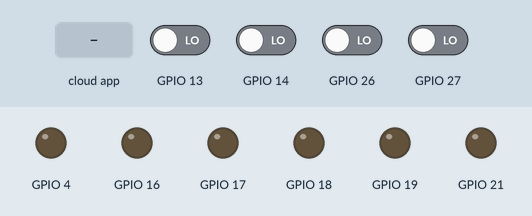
This program was run on a simulated ESP32. Parts: output pins drawn as LEDs (lit = HIGH). Inputs (shaded band) come from the test bench; at power-on: GPIO 13, GPIO 14, GPIO 26, GPIO 27 LOW. The ROS host is connected and sends only what is stated.

Above: at 1.2 s.
1.3 s: the phone or cloud app sets angular.z to -100
At 4.1 s:
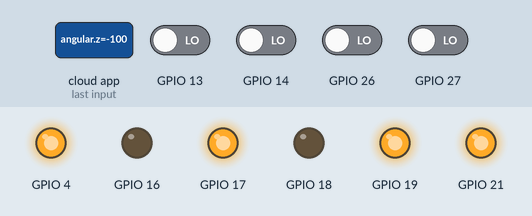
4.3 s: the phone or cloud app sets linear.x to -100
At 5.7 s:
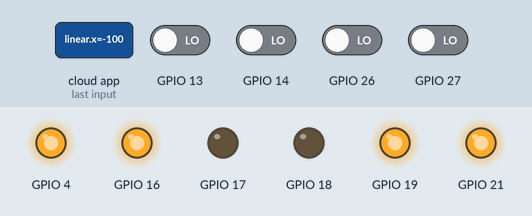
6.0 s: the phone or cloud app sets linear.x to 0
At 6.31 s:
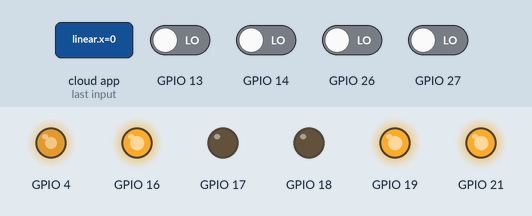
9.0 s: the phone or cloud app sets angular.z to 100
At 9.24 s:
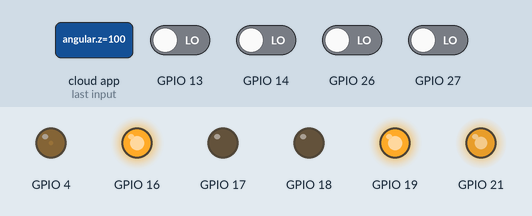
12.0 s: the phone or cloud app sets linear.x to 100
At 13.2 s:
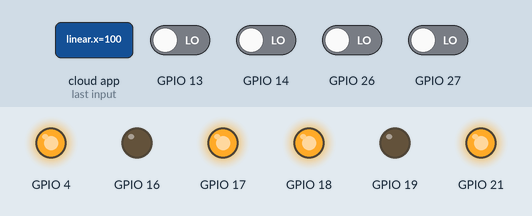
13.6 s: the phone or cloud app sets linear.x to 0
At 19.0 s:
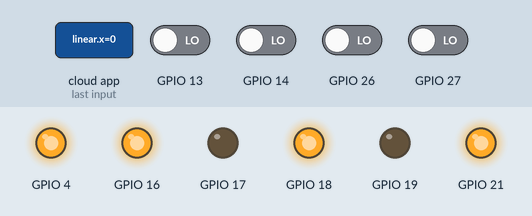
Timing chart, 0 to 19.2 s (numbered marks = the images above; inputs shaded):
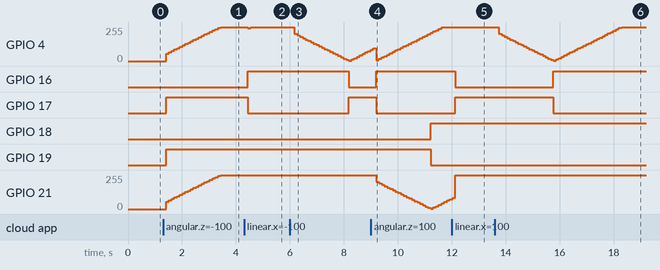

Measured:
- after the input at 1.3 s, GPIO 4, GPIO 21: moves from 0/255 to 255/255 over 2.0 s, starting after 0.12 s; GPIO 17, GPIO 19: LOW → HIGH after 0.12 s
- after the input at 4.3 s, GPIO 4: 255/255 → 244/255 after 0.15 s, → 255/255 0.10 s later; GPIO 16: LOW → HIGH after 0.15 s; GPIO 17: HIGH → LOW after 0.15 s
- after the input at 6.0 s, GPIO 4: 255/255 → 203/255 after 0.17 s, → 192/255 0.10 s later, → 182/255 0.10 s later, → 172/255 0.10 s later, … (29 changes in this stretch); GPIO 16: HIGH → LOW after 2.2 s; GPIO 17: LOW → HIGH after 2.2 s
- after the input at 9.0 s, GPIO 16: LOW → HIGH after 0.20 s; GPIO 17: HIGH → LOW after 0.20 s; GPIO 18: LOW → HIGH after 2.2 s; GPIO 19: HIGH → LOW after 2.2 s; GPIO 21: 255/255 → 203/255 after 0.20 s, → 192/255 0.10 s later, → 182/255 0.10 s later, → 172/255 0.10 s later, … (28 changes in this stretch)
- after the input at 12.0 s, GPIO 16: HIGH → LOW after 0.13 s; GPIO 17: LOW → HIGH after 0.13 s
- after the input at 13.6 s, GPIO 4: 255/255 → 203/255 after 0.15 s, → 192/255 0.10 s later, → 182/255 0.10 s later, → 172/255 0.10 s later, … (46 changes in this stretch); GPIO 16: LOW → HIGH after 2.2 s; GPIO 17: HIGH → LOW after 2.2 s

The program:

main.cpp
```cpp
#include <Arduino.h>
#include "commen.h"
#include "motor.h"
#include "encoder.h"
#include "kinematics.h"
#include "pid.h"

#include <ros.h>
#include <ros/time.h>
#include <tf/transform_broadcaster.h>
#include <geometry_msgs/Twist.h>
#include <std_msgs/Int64MultiArray.h>
#include <std_msgs/Float32MultiArray.h>


void cmd_vel_cb(const geometry_msgs::Twist& cmd_vel);
void pub_wheelticks();
void pub_wheelomegas();


ros::NodeHandle nh;

std_msgs::Int64MultiArray counters;  // 发布 编码器计数值
std_msgs::Float32MultiArray omegas;   // 发布两个车轮的角速度


// ! Subscriber
ros::Subscriber<geometry_msgs::Twist> sub("cmd_vel", &cmd_vel_cb);

// ! Publisher
ros::Publisher pub_encoders("wheel_ticks", &counters);
ros::Publisher pub_omegas("wheel_omegas", &omegas);


// ! TF
//geometry_msgs::TransformStamped TF_odo2base;  // TF话题消息
//tf::TransformBroadcaster broadcaster;         // TF广播器
//char base_link[] = "/base_link";
//char odom[] = "/odom";

unsigned long time_last = 0;  // 记录时间，单位ms
unsigned long time_cur = 0;

Motor motor_A(MA_ENB,MA_IN1,MA_IN2,MA_DIR,MA_PWM_CHANNEL, RESOLUTION, FREQ);
Motor motor_B(MB_ENB,MB_IN1,MB_IN2,MB_DIR,MB_PWM_CHANNEL, RESOLUTION, FREQ);

Encoder encoder_A(MA_ENC_A, MA_ENC_B, MA_ENC_DIR, ENC_RES);
Encoder encoder_B(MB_ENC_A, MB_ENC_B, MB_ENC_DIR, ENC_RES);

Kinematics kinematics(WIDTH, RADIUS);

PIDController mA_PID(KP,KI,KD,RAMP,PID_LIMIT);
PIDController mB_PID(KP,KI,KD,RAMP,PID_LIMIT);

float target_omega_A = 10.0;
float target_omega_B = 10.0;

float Duty_ratio_A = 0.0;
float Duty_ratio_B = 0.0;

void setup()
{
  // 主频拉满240Mhz
  //setCpuFrequencyMhz(240);

  //setBaud();

  nh.initNode();
  nh.advertise(pub_encoders);
  nh.advertise(pub_omegas);

  nh.subscribe(sub);

  // TF 广播器初始化
  //broadcaster.init(nh);

  //Serial.begin(115200);
  //Serial.println(ets_get_cpu_frequency());

  // 电机初始化
  motor_A.init();
  motor_A.stop();
  motor_B.init();
  motor_B.stop();

  // 编码器初始化
  encoder_A.init();
  encoder_B.init();

}

void loop()
{

  // * 更新轮子实际角速度
  encoder_A.update();
  encoder_B.update();

  // * 运动学正解 omega A B --> 线速度 角速度
  kinematics.forward(encoder_A.get_omega(),encoder_B.get_omega());

  // * PID 两个轮的omega(期望 - 实际) ---->  两个电机的占空比
  // Duty_ratio_A = mA_PID(target_omega_A - encoder_A.get_omega());
  // Duty_ratio_B = mB_PID(target_omega_B - encoder_B.get_omega());

  Duty_ratio_A = mA_PID(kinematics.target_omega_A - encoder_A.get_omega());
  Duty_ratio_B = mB_PID(kinematics.target_omega_B - encoder_B.get_omega());

  // * 输出到电机
  //motor_A.stop();
  motor_A.run(Duty_ratio_A);
  //motor_B.stop();
  motor_B.run(Duty_ratio_B);

  // Serial.print("omegaA: ");
  // Serial.println(encoder_A.get_omega());

  pub_wheelticks();
  pub_wheelomegas();

  nh.spinOnce();
  delay(100);
}

// ! ros cmd_vel 回调函数
void cmd_vel_cb(const geometry_msgs::Twist& cmd_vel)
{
  // * 运动学逆解
  kinematics.inverse(cmd_vel.linear.x,cmd_vel.angular.z);
}

void pub_wheelticks()
{
  int64_t wheel_ticks[2] = {encoder_A.get_count(),encoder_B.get_count()};

  counters.data_length = 2;     // 数据长度为 2
  counters.data = wheel_ticks;

  pub_encoders.publish(&counters); // 回传两个编码器计数值
}

void pub_wheelomegas()
{
  float wheel_omegas[2] = {encoder_A.get_omega(),encoder_B.get_omega()};

  omegas.data_length = 2;     // 数据长度为 2
  omegas.data = wheel_omegas;

  pub_omegas.publish(&omegas); // 回传两个编码器计数值
}


// 发布  TF(odom --> base_link)
// void pub_TF()
// {
//   TF_odo2base.header.frame_id = odom;
//   TF_odo2base.child_frame_id = base_link;
//   TF_odo2base.transform.translation.x = 1.0;
//   TF_odo2base.transform.rotation.x = 0.0;
//   TF_odo2base.transform.rotation.y = 0.0;
//   TF_odo2base.transform.rotation.z = 0.0;
//   TF_odo2base.transform.rotation.w = 1.0;
//   TF_odo2base.header.stamp = nh.now();    // 时间戳，从PC端获取的，与PC端时间对齐
//   broadcaster.sendTransform(TF_odo2base); // 发布  TF
// }
```

commen.h
```cpp
#ifndef COMMEN_H
#define COMMEN_H


// ! 电机

// 定义频率、通道、分辨率和LED引脚

#define FREQ 1000

#define MA_PWM_CHANNEL 1
#define MB_PWM_CHANNEL 2

#define RESOLUTION 8

#define MA_ENB 4
#define MA_IN1 16
#define MA_IN2 17
#define MA_DIR 0        // 电机A方向，取值为 0 或 1

#define MB_ENB 21
#define MB_IN1 18
#define MB_IN2 19
#define MB_DIR 1        // 电机B方向，取值为 0 或 1


//! 编码器

#define MA_ENC_A 13
#define MA_ENC_B 14
#define MA_ENC_DIR 1    // 编码器A方向，取值为 -1 或 1

#define MB_ENC_A 26
#define MB_ENC_B 27
#define MB_ENC_DIR 1    // 编码器B方向，取值为 -1 或 1

#define ENC_RES 30*44     // 轮子转一圈有多少脉冲 = 减速比*编码器分辨率

// ! pid

#define KP 0.1       // PID_P
#define KI 0.2       // PID_I
#define KD 0.0       // PID_D
#define RAMP -1.0       // PID 斜率限制 0.0及负值表示无斜率限制
#define PID_LIMIT 1.0       // PID 积分限幅 和 输出限幅


//! 底盘机械属性

#define WIDTH 0.2       // 轮距
#define RADIUS 0.05     // 轮子半径


#define _2PI 6.2831853

//限幅
#define _constrain(value,low,high) ((value)<(low)?(low):((value)>(high)?(high):(value)))

#endif
```

encoder.h
```cpp
#ifndef ENCODER_H
#define ENCODER_H
#include <functional>
#include <Arduino.h>

class Encoder
{
private:
    uint8_t enc_A_pin, enc_B_pin;
    int64_t count = 0;         // 编码器脉冲计数，范围为(0~2^64-1)，不太可能会溢出
    int64_t last_count;    // 上一次速度更新时，编码器计数

    int8_t direction;

    unsigned long last_time; // 上一次更新速度的时间

    float omega;
    int enc_res;    //轮子转一圈有多少脉冲 = 减速比*编码器分辨率

    std::function<void(void)> Int_Callback_A;
    std::function<void(void)> Int_Callback_B;

public:
    Encoder(uint8_t _enc_A_pin, uint8_t _enc_B_pin, int8_t _direction, int _enc_res);
    void init();
    void Callback_A();
    void Callback_B();
    void update();          // 更新轮子角速度
    float get_omega();      // 获取角速度
    int64_t get_count();   // 获取计数值
};

#endif
```

kinematics.h
```cpp
#ifndef KINEMATICS_H
#define KINEMATICS_H

class Kinematics
{
private:

    float width;
    float radius;


public:
    Kinematics(float _width, float _radius);
    void inverse(float cmd_linear, float cmd_angular);
    void forward(float omega_A, float omega_B);

    float get_real_linear_vel();    //运动学正解得到当前真实的线速度
    float get_real_angular_vel();   //运动学正解得到当前真实的角速度

    float target_omega_A = 0.0;  // 逆解得到的期望轮子转速
    float target_omega_B = 0.0;

    float real_linear_vel = 0.0; //运动学正解得到当前真实的线速度角速度
    float real_angular_vel = 0.0;
};


#endif
```

motor.h
```cpp
#ifndef MOTOR_H
#define MOTOR_H

class Motor
{
private:
    bool direction = true;
    uint8_t en_pin;
    uint8_t input_pin_1;
    uint8_t input_pin_2;
    uint8_t resolution;
    int max_pwm_value;
    uint8_t channel;
    int freq;


public:
    Motor(uint8_t _en_pin, uint8_t _input_pin_1,uint8_t _input_pin_2, bool _direction, uint8_t _channel, uint8_t _resolution, int _freq);
    void init();
    void run(float ratio);
    void stop();
};

#endif
```

pid.h
```cpp
#ifndef PID_H
#define PID_H

class PIDController
{
public:
    PIDController(float P, float I, float D, float ramp, float limit);
    ~PIDController() = default;

    float operator() (float error);

    float P; //!< 比例增益(P环增益)
    float I; //!< 积分增益（I环增益）
    float D; //!< 微分增益（D环增益）
    float output_ramp;
    float limit;
protected:
    float error_prev; //!< 最后的跟踪误差值
    float output_prev;  //!< 最后一个 pid 输出值
    float integral_prev; //!< 最后一个积分分量值
    unsigned long timestamp_prev; //!< 上次执行时间戳
};

#endif
```

commen.cpp
```cpp
#include "commen.h"
```

encoder.cpp
```cpp
#include"encoder.h"
#include "Arduino.h"
#include <functional>
#include <commen.h>
#include "FunctionalInterrupt.h"

Encoder::Encoder(uint8_t _enc_A_pin, uint8_t _enc_B_pin, int8_t _direction, int _enc_res)
{
    Int_Callback_A = std::bind(&Encoder::Callback_A, this);
    Int_Callback_B = std::bind(&Encoder::Callback_B, this);

    enc_A_pin = _enc_A_pin;
    enc_B_pin = _enc_B_pin;
    direction = _direction;

    enc_res = _enc_res;
}

void Encoder::init()
{
    pinMode(enc_A_pin,INPUT);
    pinMode(enc_B_pin,INPUT);

    attachInterrupt(enc_A_pin,Int_Callback_A,CHANGE);   // #include "FunctionalInterrupt.h" 之后可以直接这样用
    attachInterrupt(enc_B_pin,Int_Callback_B,CHANGE);   // #include "FunctionalInterrupt.h" 之后可以直接这样用

    last_time = micros();
    last_count = count;
}

// A相捕获到边沿
void Encoder::Callback_A()
{
    bool stateA = digitalRead(enc_A_pin);
    bool stateB = digitalRead(enc_B_pin);

    if (stateA == stateB)
    {
        count += direction;
    }
    else if (stateA != stateB)
    {
        count -= direction;
    }
}

// B相捕获到边沿
void Encoder::Callback_B()
{
    bool stateA = digitalRead(enc_A_pin);
    bool stateB = digitalRead(enc_B_pin);

    if (stateA != stateB)
    {
        count += direction;
    }
    else if (stateA == stateB)
    {
        count -= direction;
    }
}

/**
 * @brief: 更新轮子 角速度
 * @return {*}
 */
void Encoder::update()
{
    unsigned long cur_time = micros();
    float interval_s = float(cur_time - last_time) * 1e-6; // 时间间隔 s
    omega = _2PI * float(count - last_count) / enc_res / interval_s; // 角速度rad/s = 2pi * 转/s

    last_time = cur_time;
    last_count = count;
}


/**
 * @brief: 获取count计数值
 * @return {*}
 */
int64_t Encoder::get_count()
{
    return count;
}

/**
 * @brief: 获得角速度
 * @return {*}
 */
float Encoder::get_omega()
{
    return omega;
}
```

kinematics.cpp
```cpp
#include "kinematics.h"
#include "commen.h"

Kinematics::Kinematics(float _width, float _radius)
{
    width = _width;
    radius = _radius;
}

/**
 * @brief: 运动学正解： 当前实际轮子转速 ----- 地盘实际的线速度角速度
 * @param {float} omega_A   车轮A的转速，单位rad/s
 * @param {float} omega_B
 * @return {*}
 */
void Kinematics::forward(float omega_A, float omega_B)
{
    real_linear_vel = 0.5 * radius * (omega_A + omega_B);
    real_angular_vel = (-omega_A + omega_B) / width;
}


/**
 * @brief: 上位机发来的指令线速度和角速度 ----> 两个轮子的期望转速 rad/s
 * @param {float} cmd_linear 线速度 m/s
 * @param {float} cmd_angular 角速度 m/s
 * @return {*}
 */
void Kinematics::inverse(float cmd_linear, float cmd_angular)
{
    target_omega_A =  (cmd_linear - cmd_angular * width / 2.0) / radius;
    target_omega_B =  (cmd_linear + cmd_angular * width / 2.0) / radius;
}

float Kinematics::get_real_linear_vel()
{
    return real_linear_vel;
}


float Kinematics::get_real_angular_vel()
{
    return real_angular_vel;
}
```

motor.cpp
```cpp
#include <Arduino.h>
#include <motor.h>
#include "commen.h"
Motor::Motor(uint8_t _en_pin, uint8_t _input_pin_1, uint8_t _input_pin_2, bool _direction, uint8_t _channel, uint8_t _resolution, int _freq)
{
	en_pin = _en_pin;
	input_pin_1 = _input_pin_1;
	input_pin_2 = _input_pin_2;
	direction = _direction;
	channel = _channel;
	freq = _freq;
	resolution = _resolution;
	max_pwm_value = pow(2,resolution) -1; //最大的PWM数值 = 2的分辨率位数次方 -1   2^8-1 = 255
}

void Motor::init()
{
	// Set all the motor control pins to outputs
	pinMode(en_pin, OUTPUT);
	pinMode(input_pin_1, OUTPUT);
	pinMode(input_pin_2, OUTPUT);

  	ledcSetup(channel, freq, resolution);  //pwm频道, 频率, 精度
  	ledcAttachPin(en_pin, channel);
	// Turn off motor
	digitalWrite(input_pin_1, LOW);
	digitalWrite(input_pin_2, LOW);

  	ledcWrite(channel,0);

}

/**
 * @brief: 设置占空比 -100~+100 正数表示正转，负数表示反转
 * @param {float} ratio
 * @return {*}
 */
void Motor::run(float ratio)
{
    int pwm_value = max_pwm_value * ratio; //注意这里的PWM数值是带符号的，正数表示正转，负数表示反转


	if(pwm_value == 0)
	{
		// 停转电机
		digitalWrite(input_pin_1, LOW);
		digitalWrite(input_pin_2, LOW);
	}
	else if ((pwm_value >= 0))
	{
		digitalWrite(input_pin_1, direction);
		digitalWrite(input_pin_2, !direction);
	}
	else
	{
		digitalWrite(input_pin_1, !direction);
		digitalWrite(input_pin_2, direction);
	}

  	ledcWrite(channel,_constrain(abs(pwm_value), 0, max_pwm_value));	// 输出PWM 并且限制在 max_pwm_value 之间
}


/**
 * @brief: 刹车
 * @return {*}
 */
void Motor::stop()
{
	// Turn off motor
	digitalWrite(input_pin_1, LOW);
	digitalWrite(input_pin_2, LOW);

  	ledcWrite(channel,0);
}
```

pid.cpp
```cpp
#include <Arduino.h>
#include "pid.h"
#include "commen.h"

PIDController::PIDController(float P, float I, float D, float ramp, float limit)
    : P(P)
    , I(I)
    , D(D)
    , output_ramp(ramp)    // PID控制器加速度限幅
    , limit(limit)         // PID控制器输出限幅
    , error_prev(0.0f)
    , output_prev(0.0f)
    , integral_prev(0.0f)
{
    timestamp_prev = micros();
}

// PID 控制器函数
float PIDController::operator() (float error){
    // 计算两次循环中间的间隔时间
    unsigned long timestamp_now = micros();
    float Ts = (timestamp_now - timestamp_prev) * 1e-6f;
    if(Ts <= 0 || Ts > 0.5f) Ts = 1e-3f;

    // P环
    float proportional = P * error;
    // Tustin 散点积分（I环）
    float integral = integral_prev + I*Ts*0.5f*(error + error_prev);
    integral = _constrain(integral, -limit, limit);
    // D环（微分环节）
    float derivative = D*(error - error_prev)/Ts;

    // 将P,I,D三环的计算值加起来
    float output = proportional + integral + derivative;
    output = _constrain(output, -limit, limit);

    if(output_ramp > 0){
        // 对PID的变化速率进行限制
        float output_rate = (output - output_prev)/Ts;
        if (output_rate > output_ramp)
            output = output_prev + output_ramp*Ts;
        else if (output_rate < -output_ramp)
            output = output_prev - output_ramp*Ts;
    }
    // 保存值（为了下一次循环）
    integral_prev = integral;
    output_prev = output;
    error_prev = error;
    timestamp_prev = timestamp_now;
    return output;
}
```
